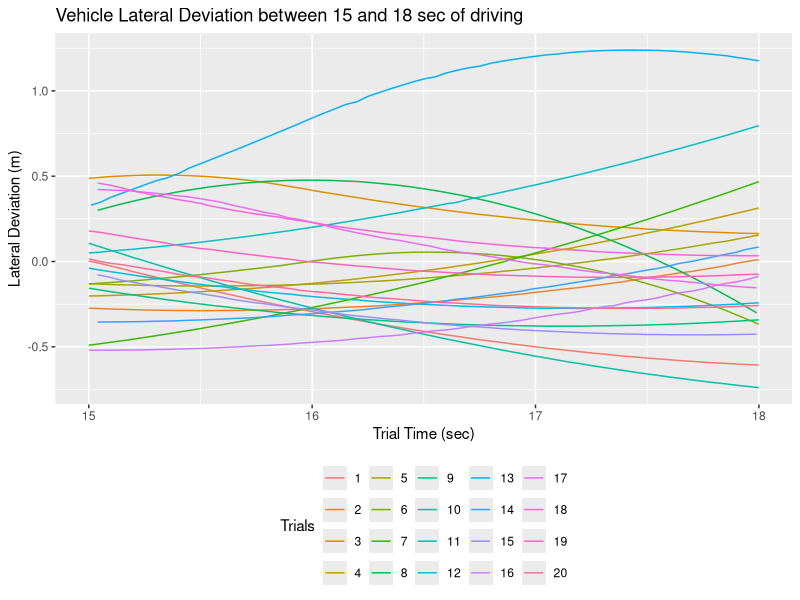
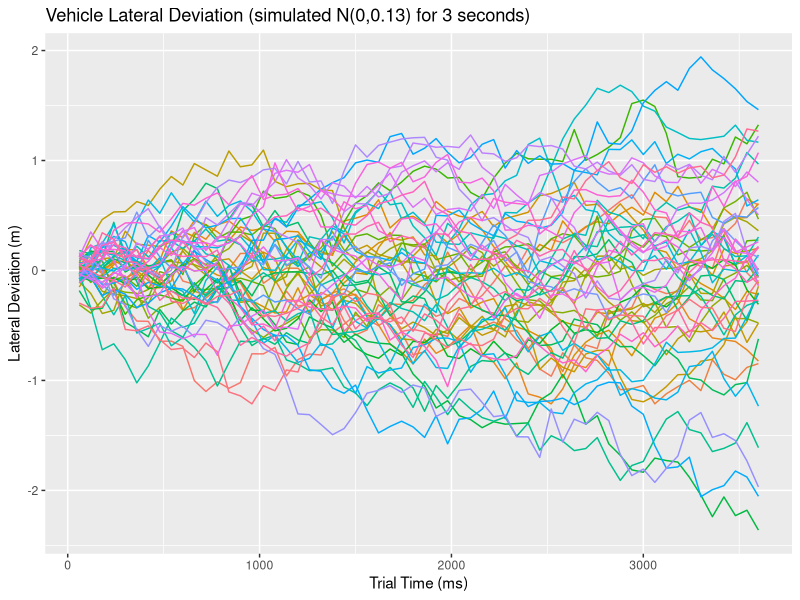
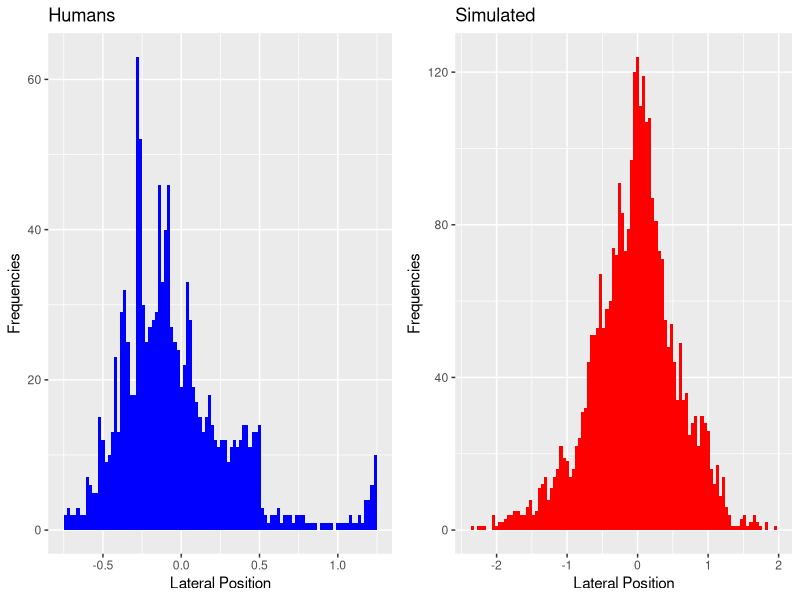
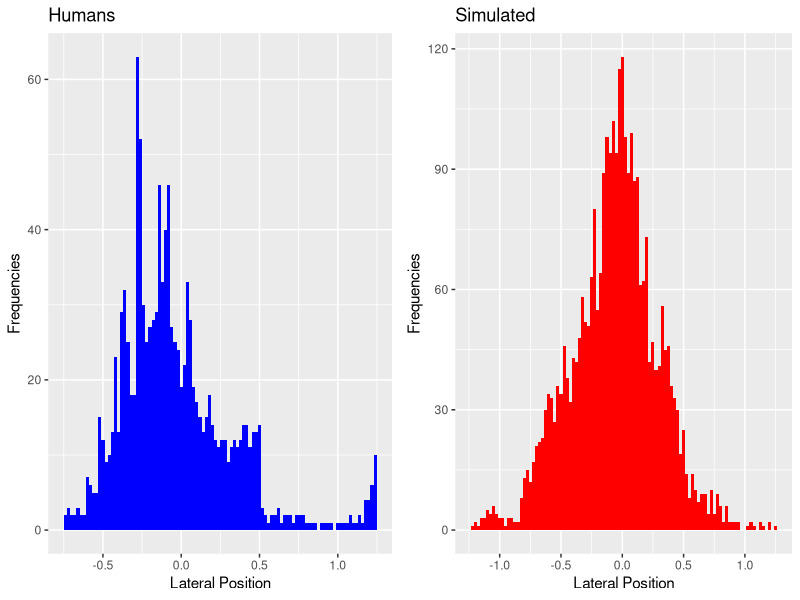
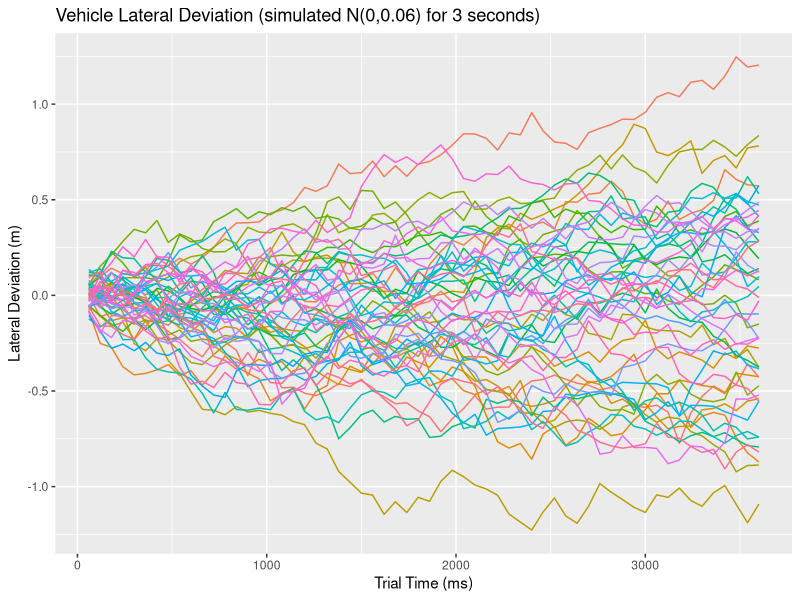

R code for these plots, in order:
## ---- chunk 1
library(dplyr)
library(tidyr)
library(reshape2)
library(ggplot2)
library(gridExtra)
## ---- chunk 2
se <- function(x) sd(x)/sqrt(length(x))
tabledrift <- read.csv("tableOfDriftValuesCalibration.csv")
tabledrift$trialTime = round(tabledrift$trialTime/1000, 2)
tabledrift$trial = factor(tabledrift$trial)
head(tabledrift)
## ---- chunk 3
its_time_to_drift = tabledrift %>% filter(trialTime>=15) %>% filter(trialTime<=18)
head(its_time_to_drift)
## ---- chunk 4
mlegend = guide_legend(title="Trials")
ggplot(its_time_to_drift, aes(trialTime, posX, colour=trial))+
  geom_line() + 
  guides(colour=mlegend) +
  theme(legend.position="bottom") +
  labs(x="Trial Time (sec)", y="Lateral Deviation (m)", title="Vehicle Lateral Deviation between 15 and 18 sec of driving")
## ---- chunk 5
simulate_one_trial <- function(idx){
  time_span = 3000
  sample_steps = 0:49
  num_samples = (time_span/length(sample_steps))
  time_stamps = 1:num_samples * num_samples
  drift_simulations = rnorm(time_span, 0, 0.13)
  sample_drifts = drift_simulations[sample_steps %% length(sample_steps) == 0]
  abs_drifts = cumsum(sample_drifts)
  # na.fail(dim(time_stamps))
  return(data.frame(cbind(trial =idx,  trialTime = time_stamps, posX = abs_drifts)))
}
n_trials = 1:50
simulated_trials = do.call(rbind,lapply(n_trials, simulate_one_trial))
simulated_trials$trialTime = simulated_trials$trialTime
simulated_trials$trial = factor(simulated_trials$trial)
ggplot(simulated_trials, aes(trialTime, posX, colour=trial))+
  geom_line() + 
  # guides(colour=NULL) +
  theme(legend.position="none") +
  labs(x="Trial Time (ms)", y="Lateral Deviation (m)", title="Vehicle Lateral Deviation (simulated N(0,0.13) for 3 seconds)")
## ---- chunk 6
# install.packages("ggpubr")
num_bins = 100
ylimits = c(0, 200)

p1 = ggplot(simulated_trials, aes(posX)) + 
  geom_histogram(bins=num_bins, fill="red") +
  # ylim(ylimits) +
  labs(x="Lateral Position", y="Frequencies", title="Simulated")
  
p2 = ggplot(its_time_to_drift, aes(posX)) + 
  geom_histogram(bins=num_bins, fill="blue") +
  # ylim(ylimits) + 
  labs(x="Lateral Position", y="Frequencies", title="Humans")


grid.arrange(p2, p1, ncol=2)
## ---- chunk 7
simulate_one_trial <- function(idx){
  time_span = 3000
  sample_steps = 0:49
  num_samples = (time_span/length(sample_steps))
  time_stamps = 1:num_samples * num_samples
  drift_simulations = rnorm(time_span, 0, 0.06)
  sample_drifts = drift_simulations[sample_steps %% length(sample_steps) == 0]
  abs_drifts = cumsum(sample_drifts)
  # na.fail(dim(time_stamps))
  return(data.frame(cbind(trial =idx,  trialTime = time_stamps, posX = abs_drifts)))
}
n_trials = 1:50
simulated_trials = do.call(rbind,lapply(n_trials, simulate_one_trial))
simulated_trials$trialTime = simulated_trials$trialTime
simulated_trials$trial = factor(simulated_trials$trial)

num_bins = 100
ylimits = c(0, 200)

p1 = ggplot(simulated_trials, aes(posX)) + 
  geom_histogram(bins=num_bins, fill="red") +
  # ylim(ylimits) +
  labs(x="Lateral Position", y="Frequencies", title="Simulated")
  
p2 = ggplot(its_time_to_drift, aes(posX)) + 
  geom_histogram(bins=num_bins, fill="blue") +
  # ylim(ylimits) + 
  labs(x="Lateral Position", y="Frequencies", title="Humans")
grid.arrange(p2, p1, ncol=2)
## ---- chunk 8
sd(simulated_trials$posX)
## ---- chunk 9
ggplot(simulated_trials, aes(trialTime, posX, colour=trial))+
  geom_line() + 
  # guides(colour=NULL) +
  theme(legend.position="none") +
  labs(x="Trial Time (ms)", y="Lateral Deviation (m)", title="Vehicle Lateral Deviation (simulated N(0,0.06) for 3 seconds)")
